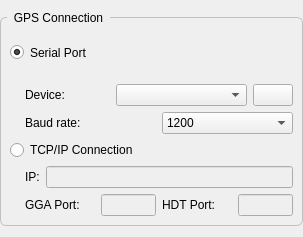
<?xml version="1.0" encoding="UTF-8"?>
<ui version="4.0">
 <class>gpsConnectionWidget</class>
 <widget class="QWidget" name="gpsConnectionWidget">
  <property name="geometry">
   <rect>
    <x>0</x>
    <y>0</y>
    <width>303</width>
    <height>233</height>
   </rect>
  </property>
  <property name="minimumSize">
   <size>
    <width>0</width>
    <height>0</height>
   </size>
  </property>
  <property name="windowTitle">
   <string>GPS Connection</string>
  </property>
  <layout class="QVBoxLayout" name="verticalLayout_2">
   <property name="leftMargin">
    <number>0</number>
   </property>
   <property name="rightMargin">
    <number>0</number>
   </property>
   <item>
    <widget class="QGroupBox" name="gpsconnection_groupBox">
     <property name="minimumSize">
      <size>
       <width>285</width>
       <height>215</height>
      </size>
     </property>
     <property name="styleSheet">
      <string notr="true">QGroupBox {
    border: 1px solid silver;
    border-radius: 6px;
    margin-top: 6px;
}

QGroupBox::title {
    subcontrol-origin: margin;
    left: 7px;
    padding: 0px 5px 0px 5px;
}</string>
     </property>
     <property name="title">
      <string>GPS Connection</string>
     </property>
     <layout class="QVBoxLayout" name="verticalLayout">
      <property name="leftMargin">
       <number>9</number>
      </property>
      <property name="rightMargin">
       <number>9</number>
      </property>
      <item>
       <widget class="QRadioButton" name="serialPortRadioButton">
        <property name="sizePolicy">
         <sizepolicy hsizetype="Minimum" vsizetype="Preferred">
          <horstretch>0</horstretch>
          <verstretch>0</verstretch>
         </sizepolicy>
        </property>
        <property name="text">
         <string>Serial Port</string>
        </property>
        <property name="checkable">
         <bool>true</bool>
        </property>
        <property name="checked">
         <bool>true</bool>
        </property>
       </widget>
      </item>
      <item>
       <layout class="QHBoxLayout" name="horizontal_layout_device">
        <item>
         <spacer name="horizontalSpacer">
          <property name="orientation">
           <enum>Qt::Horizontal</enum>
          </property>
          <property name="sizeType">
           <enum>QSizePolicy::Fixed</enum>
          </property>
          <property name="sizeHint" stdset="0">
           <size>
            <width>15</width>
            <height>20</height>
           </size>
          </property>
         </spacer>
        </item>
        <item>
         <widget class="QLabel" name="deviceLabel">
          <property name="sizePolicy">
           <sizepolicy hsizetype="Preferred" vsizetype="Preferred">
            <horstretch>0</horstretch>
            <verstretch>0</verstretch>
           </sizepolicy>
          </property>
          <property name="text">
           <string>Device:</string>
          </property>
         </widget>
        </item>
        <item>
         <widget class="QComboBox" name="deviceComboBox">
          <property name="sizePolicy">
           <sizepolicy hsizetype="Preferred" vsizetype="Fixed">
            <horstretch>0</horstretch>
            <verstretch>0</verstretch>
           </sizepolicy>
          </property>
          <property name="minimumSize">
           <size>
            <width>131</width>
            <height>0</height>
           </size>
          </property>
         </widget>
        </item>
        <item>
         <widget class="QPushButton" name="updateDevicesButton">
          <property name="sizePolicy">
           <sizepolicy hsizetype="Fixed" vsizetype="Fixed">
            <horstretch>0</horstretch>
            <verstretch>0</verstretch>
           </sizepolicy>
          </property>
          <property name="toolTip">
           <string>Update device list</string>
          </property>
          <property name="text">
           <string/>
          </property>
          <property name="icon">
           <iconset resource="../resources.qrc">
            <normaloff>:/resources/refresh.png</normaloff>:/resources/refresh.png</iconset>
          </property>
         </widget>
        </item>
       </layout>
      </item>
      <item>
       <layout class="QHBoxLayout" name="horizontal_layout_baud_rate">
        <item>
         <spacer name="horizontalSpacer_3">
          <property name="orientation">
           <enum>Qt::Horizontal</enum>
          </property>
          <property name="sizeType">
           <enum>QSizePolicy::Fixed</enum>
          </property>
          <property name="sizeHint" stdset="0">
           <size>
            <width>15</width>
            <height>20</height>
           </size>
          </property>
         </spacer>
        </item>
        <item>
         <widget class="QLabel" name="baudRateLabel">
          <property name="sizePolicy">
           <sizepolicy hsizetype="Preferred" vsizetype="Preferred">
            <horstretch>0</horstretch>
            <verstretch>0</verstretch>
           </sizepolicy>
          </property>
          <property name="text">
           <string>Baud rate:</string>
          </property>
         </widget>
        </item>
        <item>
         <widget class="QComboBox" name="baudRateComboBox">
          <property name="sizePolicy">
           <sizepolicy hsizetype="Preferred" vsizetype="Fixed">
            <horstretch>0</horstretch>
            <verstretch>0</verstretch>
           </sizepolicy>
          </property>
          <item>
           <property name="text">
            <string>1200</string>
           </property>
          </item>
          <item>
           <property name="text">
            <string>2400</string>
           </property>
          </item>
          <item>
           <property name="text">
            <string>4800</string>
           </property>
          </item>
          <item>
           <property name="text">
            <string>9600</string>
           </property>
          </item>
          <item>
           <property name="text">
            <string>14400</string>
           </property>
          </item>
          <item>
           <property name="text">
            <string>19200</string>
           </property>
          </item>
          <item>
           <property name="text">
            <string>28800</string>
           </property>
          </item>
          <item>
           <property name="text">
            <string>38400</string>
           </property>
          </item>
          <item>
           <property name="text">
            <string>56000</string>
           </property>
          </item>
          <item>
           <property name="text">
            <string>57600</string>
           </property>
          </item>
          <item>
           <property name="text">
            <string>115200</string>
           </property>
          </item>
         </widget>
        </item>
       </layout>
      </item>
      <item>
       <widget class="QRadioButton" name="TCPRadioButton">
        <property name="sizePolicy">
         <sizepolicy hsizetype="Preferred" vsizetype="Fixed">
          <horstretch>0</horstretch>
          <verstretch>0</verstretch>
         </sizepolicy>
        </property>
        <property name="text">
         <string>TCP/IP Connection</string>
        </property>
       </widget>
      </item>
      <item>
       <layout class="QVBoxLayout" name="tcpip_verticalLayout">
        <item>
         <layout class="QHBoxLayout" name="horizontal_layout_ip">
          <item>
           <spacer name="horizontalSpacer_2">
            <property name="orientation">
             <enum>Qt::Horizontal</enum>
            </property>
            <property name="sizeType">
             <enum>QSizePolicy::Fixed</enum>
            </property>
            <property name="sizeHint" stdset="0">
             <size>
              <width>15</width>
              <height>20</height>
             </size>
            </property>
           </spacer>
          </item>
          <item>
           <widget class="QLabel" name="ipLabel">
            <property name="text">
             <string>IP:</string>
            </property>
            <property name="buddy">
             <cstring>ip_text</cstring>
            </property>
           </widget>
          </item>
          <item>
           <widget class="QLineEdit" name="ip_text">
            <property name="enabled">
             <bool>false</bool>
            </property>
            <property name="sizePolicy">
             <sizepolicy hsizetype="Expanding" vsizetype="Fixed">
              <horstretch>0</horstretch>
              <verstretch>0</verstretch>
             </sizepolicy>
            </property>
           </widget>
          </item>
         </layout>
        </item>
        <item>
         <layout class="QHBoxLayout" name="horizontalLayout_2">
          <item>
           <spacer name="horizontalSpacer_4">
            <property name="orientation">
             <enum>Qt::Horizontal</enum>
            </property>
            <property name="sizeType">
             <enum>QSizePolicy::Fixed</enum>
            </property>
            <property name="sizeHint" stdset="0">
             <size>
              <width>15</width>
              <height>20</height>
             </size>
            </property>
           </spacer>
          </item>
          <item>
           <widget class="QLabel" name="gga_portLabel">
            <property name="text">
             <string>GGA Port:</string>
            </property>
           </widget>
          </item>
          <item>
           <widget class="QLineEdit" name="gga_port_text">
            <property name="enabled">
             <bool>false</bool>
            </property>
            <property name="maximumSize">
             <size>
              <width>55</width>
              <height>16777215</height>
             </size>
            </property>
           </widget>
          </item>
          <item>
           <widget class="QLabel" name="hdt_portLabel">
            <property name="text">
             <string>HDT Port:</string>
            </property>
            <property name="buddy">
             <cstring>hdt_port_text</cstring>
            </property>
           </widget>
          </item>
          <item>
           <widget class="QLineEdit" name="hdt_port_text">
            <property name="enabled">
             <bool>false</bool>
            </property>
            <property name="sizePolicy">
             <sizepolicy hsizetype="Expanding" vsizetype="Fixed">
              <horstretch>0</horstretch>
              <verstretch>0</verstretch>
             </sizepolicy>
            </property>
            <property name="maximumSize">
             <size>
              <width>55</width>
              <height>16777215</height>
             </size>
            </property>
           </widget>
          </item>
         </layout>
        </item>
       </layout>
      </item>
     </layout>
    </widget>
   </item>
  </layout>
 </widget>
 <resources>
  <include location="../resources.qrc"/>
 </resources>
 <connections/>
</ui>
